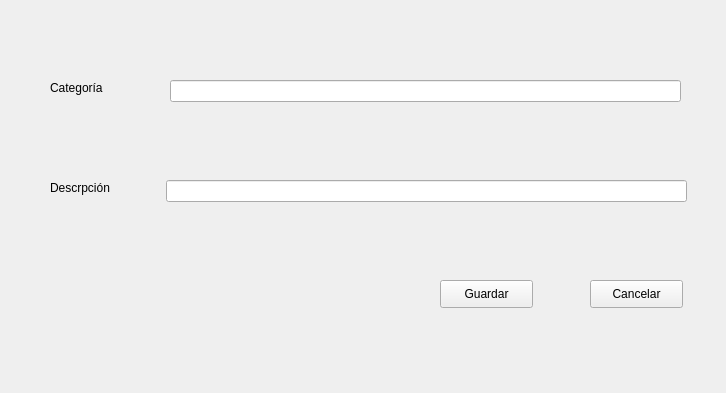
<?xml version="1.0" encoding="UTF-8"?>
<ui version="4.0">
 <class>categoryFormWidget</class>
 <widget class="QWidget" name="categoryFormWidget">
  <property name="geometry">
   <rect>
    <x>0</x>
    <y>0</y>
    <width>726</width>
    <height>393</height>
   </rect>
  </property>
  <property name="windowTitle">
   <string>Form</string>
  </property>
  <widget class="QLabel" name="label">
   <property name="geometry">
    <rect>
     <x>50</x>
     <y>80</y>
     <width>55</width>
     <height>16</height>
    </rect>
   </property>
   <property name="text">
    <string>Categoría</string>
   </property>
  </widget>
  <widget class="QLabel" name="label_2">
   <property name="geometry">
    <rect>
     <x>50</x>
     <y>180</y>
     <width>62</width>
     <height>16</height>
    </rect>
   </property>
   <property name="text">
    <string>Descrpción</string>
   </property>
  </widget>
  <widget class="QLineEdit" name="categoryDescriptionLineText">
   <property name="geometry">
    <rect>
     <x>166</x>
     <y>180</y>
     <width>521</width>
     <height>22</height>
    </rect>
   </property>
  </widget>
  <widget class="QLineEdit" name="categoryNameLineText">
   <property name="geometry">
    <rect>
     <x>170</x>
     <y>80</y>
     <width>511</width>
     <height>22</height>
    </rect>
   </property>
  </widget>
  <widget class="QPushButton" name="saveCategoryButton">
   <property name="geometry">
    <rect>
     <x>440</x>
     <y>280</y>
     <width>93</width>
     <height>28</height>
    </rect>
   </property>
   <property name="text">
    <string>Guardar</string>
   </property>
  </widget>
  <widget class="QPushButton" name="cancelCategoryButton">
   <property name="geometry">
    <rect>
     <x>590</x>
     <y>280</y>
     <width>93</width>
     <height>28</height>
    </rect>
   </property>
   <property name="text">
    <string>Cancelar</string>
   </property>
  </widget>
 </widget>
 <resources/>
 <connections/>
</ui>
